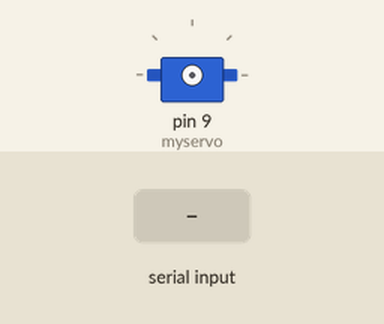
Recording of a sketch running on a simulated Arduino Uno, built with avr-gcc and run on an emulated ATmega328P. Parts: servo. The test bench sets the inputs (shaded band). What the sketch prints to the serial monitor is not drawn.

Above: at 1.2 s.
1.3 s: "90,45\n" received over Serial
At 1.75 s:
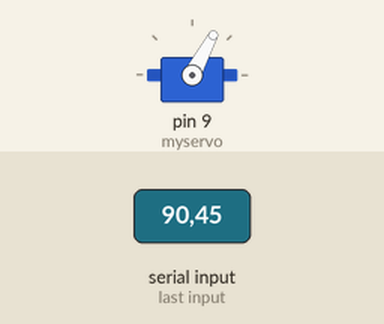
At 2.6 s:
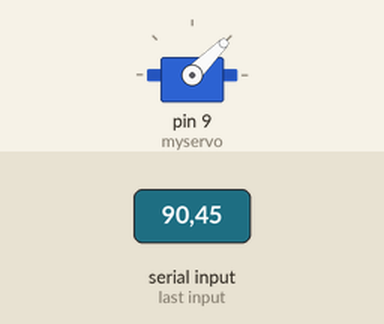
3.4 s: "30,150\n" received over Serial
6.4 s: "1,90,45\n" received over Serial
At 7.8 s:
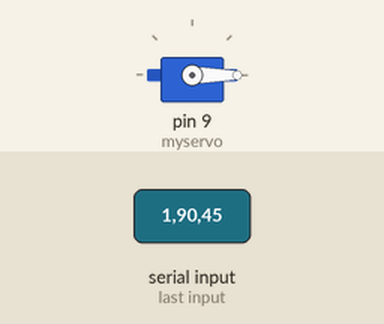
Timing chart, 0 to 9.4 s (numbered marks = the images above; inputs shaded):
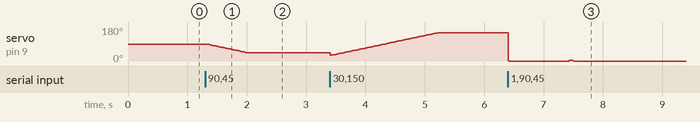

The sketch:

servo_motor_control_v2.ino
```cpp
/*
 * communicate with GUI module
 * control motor
 */
#include <Servo.h>

Servo myservo;

int pos = 0;
char message[7];
char start_degree_char[4];
char end_degree_char[4];
int start_degree = 0;
int end_degree = 0;

void setup()
{
  Serial.begin(9600); // send and receive at 9600 baud
  memset(message, '\0', 7);
  memset(start_degree_char, '\0', 4);
  memset(end_degree_char, '\0', 4);
}

//bool flag = false;

void loop(){
  if(Serial.available()){
    Serial.readBytes(message, 6);
    strncpy(start_degree_char, message, 3);
    strncpy(end_degree_char, message+3, 3);
    start_degree = atoi(start_degree_char);
    end_degree = atoi(end_degree_char);
    if(start_degree < 0 || start_degree > 180 || end_degree < 0 || end_degree > 180 || start_degree == end_degree){
      Serial.print(0, DEC);
    }else{
      myservo.attach(9);
      if(start_degree < end_degree){
        for (pos = start_degree; pos <= end_degree; pos += 1) {
          myservo.write(pos);
          delay(15);
        }
      }else if(start_degree > end_degree){
        for (pos = start_degree; pos >= end_degree; pos -= 1) {
          myservo.write(pos);
          delay(15);
        }
      if(myservo.read() == end_degree){
        Serial.print(1, DEC);
      }else{
        Serial.print(0, DEC);
      }
      myservo.detach();
      }
    memset(message, '\0', 7);
    memset(start_degree_char, '\0', 4);
    memset(end_degree_char, '\0', 4);
    }
  }
}
```

Measured:
- after the input at 1.3 s, servo on pin 9 (myservo): moves from 90° to 45° over 0.65 s, starting at once
- after the input at 6.4 s, servo on pin 9 (myservo): 150° → 0° at once
